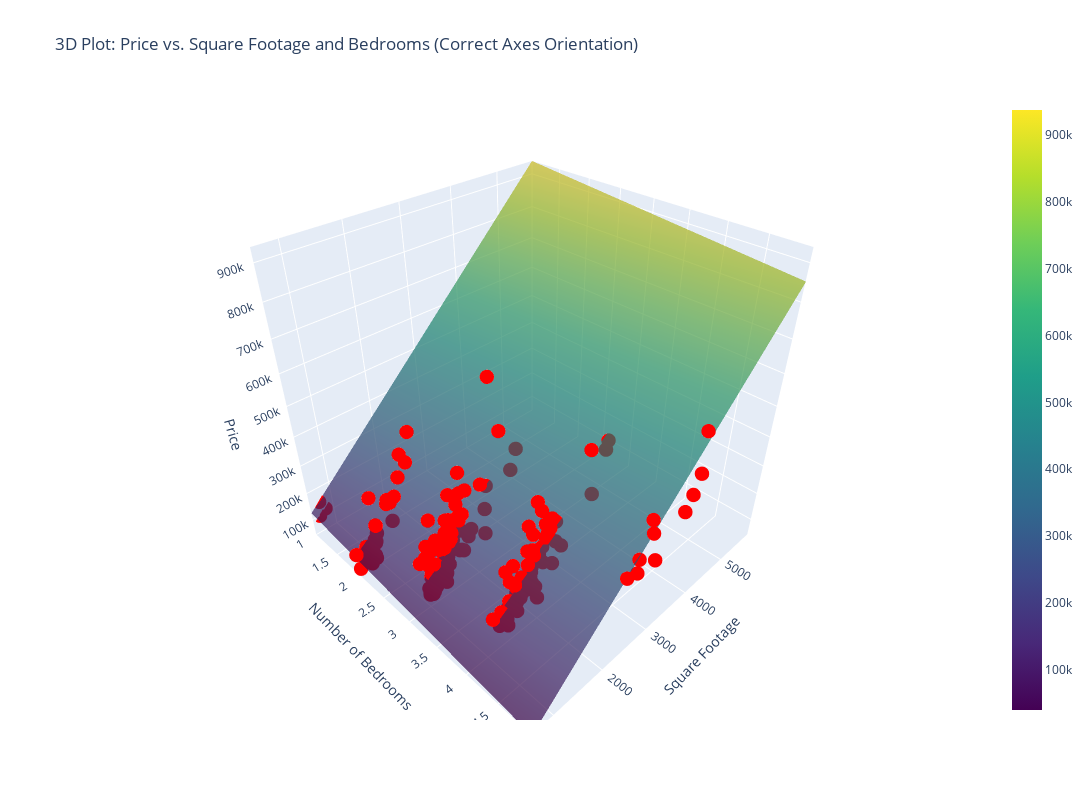

The notebook cell saved with this chart:
### Markdown cell above
> #### **Wait, why does that graph look so bad? Why is it that the linear regression line doesn’t go through the data points?** 
>
> Well, that’s because in multivariable linear regression, each predictor affects the target variable (price) in combination with other predictors. In this case, the model considers both square footage (`sq__ft`) and the number of bedrooms (`beds`). When we isolate just the number of bedrooms, we’re ignoring the important contribution from square footage, which is why the line doesn’t fit the data well. The reason we drew this graph is for you to visualize how the number of bedrooms relates to price, but in multivariable regression, the relationships between variables are interconnected, so we need to consider both factors together for the best understanding.

### Code cell
import plotly.graph_objects as go
import numpy as np

# Generate a mesh grid for both sq__ft and beds
sqft_values = np.linspace(sacramento_test["sq__ft"].min(), sacramento_test["sq__ft"].max(), 100)
beds_values = np.linspace(sacramento_test["beds"].min(), sacramento_test["beds"].max(), 100)
sqft_grid, beds_grid = np.meshgrid(sqft_values, beds_values)

# Use the multivariable linear regression model to calculate prices for the grid
price_plane = mlm.intercept_ + mlm.coef_[0] * sqft_grid + mlm.coef_[1] * beds_grid

# Create the 3D surface plot with plotly
fig = go.Figure(data=[go.Surface(z=price_plane, x=sqft_grid, y=beds_grid, colorscale='Viridis', opacity=0.7)])

# Scatter actual prices as points
fig.add_trace(go.Scatter3d(x=sacramento_test["sq__ft"], 
                           y=sacramento_test["beds"], 
                           z=sacramento_test["price"], 
                           mode='markers', marker=dict(size=5, color='red'), name='Actual Prices'))

# Set axis titles and flip both the x-axis and y-axis by adjusting their ranges
fig.update_layout(scene=dict(
                    xaxis=dict(title='Square Footage', range=[sqft_values.max(), sqft_values.min()]),  # Flip x-axis (high to low)
                    yaxis=dict(title='Number of Bedrooms', range=[beds_values.min(), beds_values.max()]),  # Flip y-axis to go low to high
                    zaxis=dict(title='Price', range=[price_plane.min(), price_plane.max()])  # Keep z-axis normal
                  ),
                  title="3D Plot: Price vs. Square Footage and Bedrooms (Correct Axes Orientation)",
                  width=1200,  # Set the width to make the plot bigger
                  height=800)  # Set the height to make the plot bigger

# Show the plot
fig.show()

### Figure 1 — Plotly figure (JSON) as saved in the notebook; plotly's stock layout.template omitted (floating-point values rounded to 4 significant figures; data arrays with more than 128 entries replaced by an {"elided": "..."} marker saying what was removed)
{"data": [{"colorscale": [[0, "#440154"], [0.1111, "#482878"], [0.2222, "#3e4989"], [0.3333, "#31688e"], [0.4444, "#26828e"], [0.5556, "#1f9e89"], [0.6667, "#35b779"], [0.7778, "#6ece58"], [0.8889, "#b5de2b"], [1, "#fde725"]], "opacity": 0.7, "type": "surface", "x": {"elided": "100x100 float values"}, "y": {"elided": "100x100 float values"}, "z": {"elided": "100x100 float values"}}, {"marker": {"color": "red", "size": 5}, "mode": "markers", "name": "Actual Prices", "type": "scatter3d", "x": {"elided": "204 int values"}, "y": {"elided": "204 int values"}, "z": {"elided": "204 int values"}}], "layout": {"height": 800, "scene": {"xaxis": {"range": [5822, 588], "title": {"text": "Square Footage"}}, "yaxis": {"range": [1, 5], "title": {"text": "Number of Bedrooms"}}, "zaxis": {"range": [39470.0, 937800.0], "title": {"text": "Price"}}}, "title": {"text": "3D Plot: Price vs. Square Footage and Bedrooms (Correct Axes Orientation)"}, "width": 1200}}
